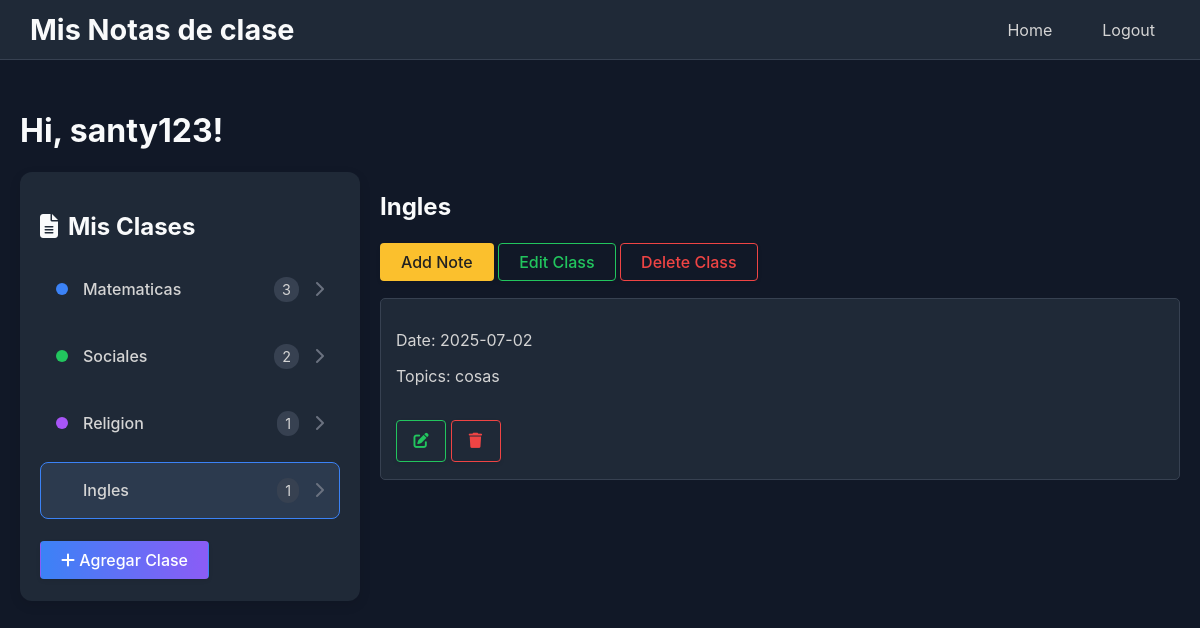
Page /index/4 (signed in) on the earlier database version.
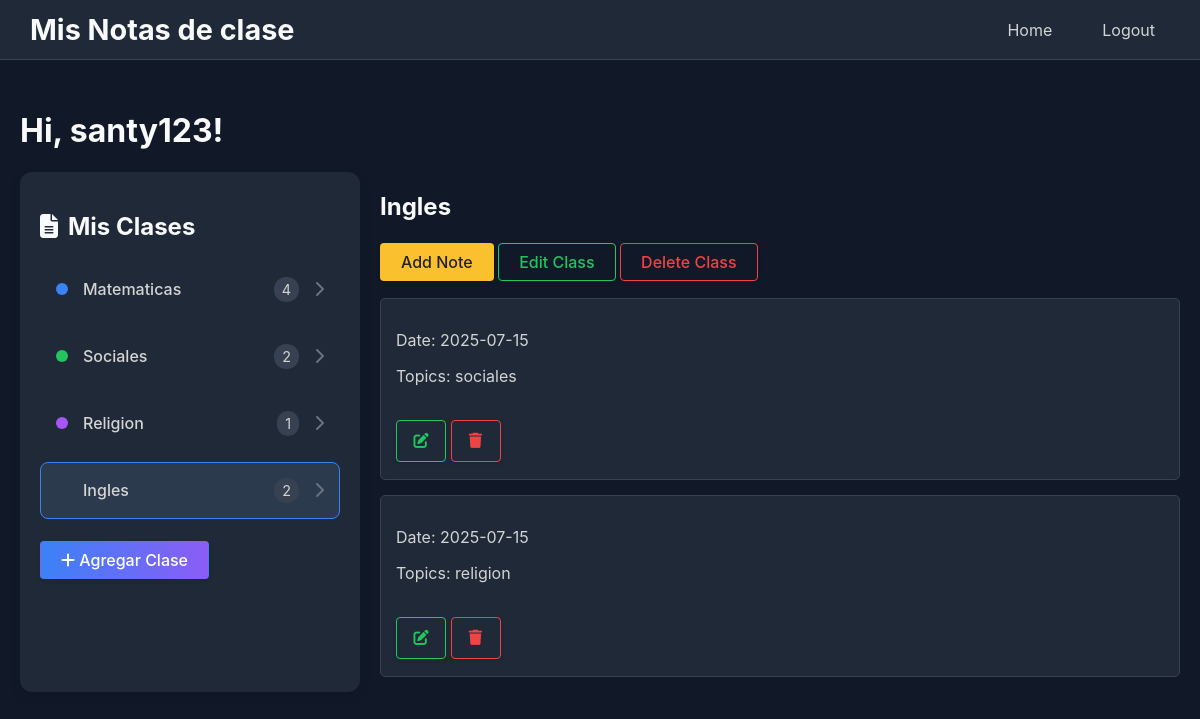
Same page on the later database version.
### app/models.py (models this page shows)
class Class(db.Model):
    id = db.Column(db.Integer, primary_key=True)
    name = db.Column(db.String(140))
    user_id = db.Column(db.Integer, db.ForeignKey('user.id'))
    notes = db.relationship('Note', backref='cl', lazy='dynamic', cascade="all, delete-orphan")

class Note(db.Model):
    id = db.Column(db.Integer, primary_key=True)
    date = db.Column(db.String(140))
    topics = db.Column(db.String(140))
    class_id = db.Column(db.Integer, db.ForeignKey('class.id'))
    images = db.relationship('NoteImage', backref='note', lazy='dynamic', cascade="all, delete-orphan")

### app/routes.py (the view)
@app.route('/')
@app.route('/index')
@app.route('/index/<int:class_id>')
@login_required
def index(class_id=None):
    classes = Class.query.filter_by(user_id=current_user.id).all()
    if class_id is None and classes:
        selected_class = classes[0]
    else:
        selected_class = Class.query.get(class_id)
    notes = []
    if selected_class:
        notes = Note.query.filter_by(class_id=selected_class.id).all()
    return render_template('index.html', title='Home', classes=classes, notes=notes, selected_class=selected_class)

### app/models.py (called while the page is built)
@login.user_loader
def load_user(id):
    return User.query.get(int(id))

### app/templates/index.html (shortened to what this page needs)
{% extends "base.html" %}
{% block content %}
    <h1>Hi, {{ current_user.username }}!</h1>
    <div class="container">
        <div class="classes-menu">
            <h2><i class="fa-solid fa-file-lines"></i> Mis Clases</h2>
            <ul class="class-list">
                {% for class in classes %}
                <li class="class-item {% if selected_class and class.id == selected_class.id %}active{% endif %}">
                    <a href="{{ url_for('index', class_id=class.id) }}">
                        <span class="class-color-dot"></span>
                        <span class="class-name">{{ class.name }}</span>
                        <span class="note-count">{{ class.notes.count() }}</span>
                        <i class="fa-solid fa-chevron-right"></i>
                    </a>
                </li>
                {% endfor %}
            </ul>
            <a href="{{ url_for('add_class') }}" class="btn-action btn-add-class">
                <i class="fa-solid fa-plus"></i> Agregar Clase
            </a>
        </div>
        <div class="day-notes">
            {% if selected_class %}
                <h2>{{ selected_class.name }}</h2>
                <a href="{{ url_for('add_note', class_id=selected_class.id) }}" class="btn-action btn-note">Add Note</a>
                <a href="{{ url_for('edit_class', id=selected_class.id) }}" class="btn-action btn-edit">Edit Class</a>
                <a href="{{ url_for('delete_class', id=selected_class.id) }}" class="btn-action btn-delete">Delete Class</a>
                {% for note in notes %}
                    <div class="note">
                        <p>Date: {{ note.date }}</p>
                        <p>Topics: {{ note.topics }}</p>
                        <div class="note-actions">
                            <a href="{{ url_for('edit_note', id=note.id) }}" class="btn-action btn-edit btn-icon" title="Edit Note"><i class="fa-solid fa-pen-to-square"></i></a>
                            <a href="{{ url_for('delete_note', id=note.id) }}" class="btn-action btn-delete btn-icon" title="Delete Note"><i class="fa-solid fa-trash"></i></a>
                        </div>
                    </div>
                {% endfor %}
            {% else %}
                <h2>Day Notes</h2>
                <p>No class selected. Select a class to see the notes.</p>
            {% endif %}
        </div>
    </div>
{% endblock %}

Differences in the rows shown:
removed Note: date "2025-07-02", topics "cosas"
computed for Class "Matematicas": notes.count "3" → "4"
computed for Class "Ingles": notes.count "1" → "2"
added Note: date "2025-07-15", topics "sociales"
added Note: date "2025-07-15", topics "religion"
